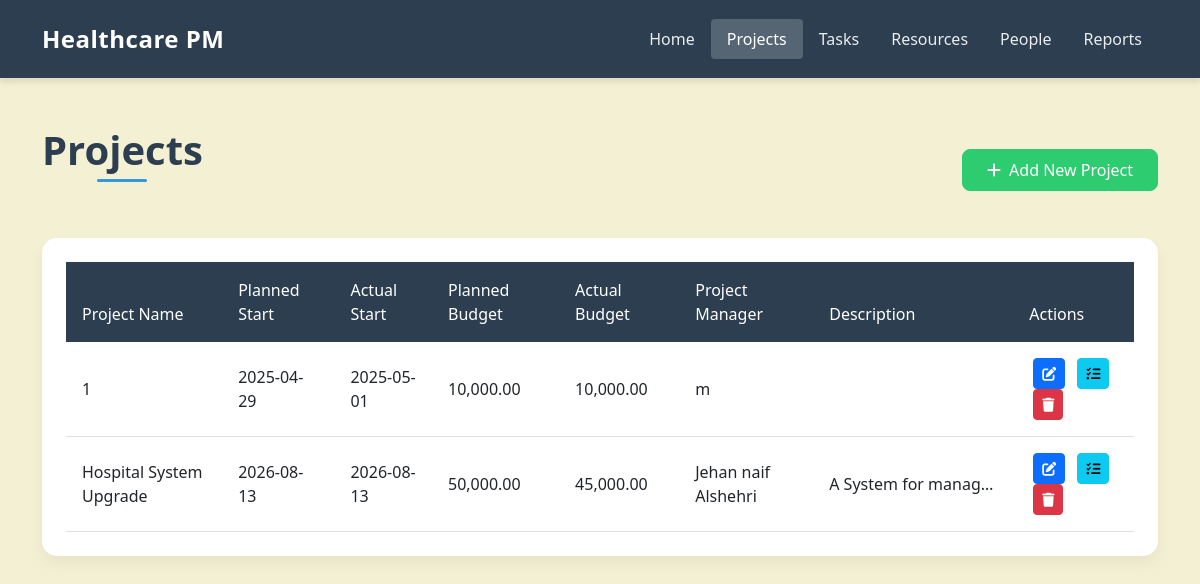
The app's page /projects.php with its own data.
### tables this page shows
CREATE TABLE `tbl_project` (
  `project_id` int(11) NOT NULL,
  `project_name` varchar(150) NOT NULL,
  `plan_start_date` date DEFAULT NULL,
  `actual_start_date` date DEFAULT NULL,
  `plan_budget` decimal(12,2) DEFAULT NULL,
  `actual_budget` decimal(12,2) DEFAULT NULL,
  `project_manager_id` int(11) DEFAULT NULL,
  `project_description` text DEFAULT NULL
);

CREATE TABLE `tbl_people` (
  `id` int(11) NOT NULL,
  `name` varchar(100) NOT NULL,
  `email` varchar(100) NOT NULL,
  `address` varchar(255) DEFAULT NULL,
  `phone` varchar(20) DEFAULT NULL
);

### projects.php (the view, shortened to what this page needs)
<?php
require_once 'db.php';
try {
    $sql = "SELECT p.*, m.name as manager_name
            FROM tbl_project p
            LEFT JOIN tbl_people m ON p.project_manager_id = m.id
            ORDER BY p.project_name";
    $stmt = $conn->query($sql);
    $projects = $stmt->fetchAll();
} catch(PDOException $e) {
    $error = "Error fetching data: " . $e->getMessage();
}
?>
<!DOCTYPE html>
<html lang="en">
<head>
    <link href="https://cdn.jsdelivr.net/npm/bootstrap@5.3.0/dist/css/bootstrap.min.css" rel="stylesheet">
    <link rel="stylesheet" href="https://cdnjs.cloudflare.com/ajax/libs/font-awesome/6.0.0/css/all.min.css">
    <link rel="stylesheet" href="https://cdn.jsdelivr.net/npm/sweetalert2@11.7.32/dist/sweetalert2.min.css">
</head>
<body>
    <nav class="navbar navbar-expand-lg navbar-dark">
        <div class="container">
            <a class="navbar-brand" href="index.php">Healthcare PM</a>
            <div class="collapse navbar-collapse" id="navbarNav">
                <ul class="navbar-nav ms-auto">
                    <li class="nav-item">
                        <a class="nav-link" href="index.php">Home</a>
                    </li>
                    <li class="nav-item">
                        <a class="nav-link active" href="projects.php">Projects</a>
                    </li>
                    <li class="nav-item">
                        <a class="nav-link" href="view_tasks.php">Tasks</a>
                    </li>
                    <li class="nav-item">
                        <a class="nav-link" href="resources.php">Resources</a>
                    </li>
                    <li class="nav-item">
                        <a class="nav-link" href="add_people.php">People</a>
                    </li>
                    <li class="nav-item">
                        <a class="nav-link" href="reports.php">Reports</a>
                    </li>
                </ul>
            </div>
        </div>
    </nav>
    <div class="container py-5">
        <div class="d-flex justify-content-between align-items-center mb-4">
            <h1 class="page-title">Projects</h1>
            <button type="button" class="btn btn-add" onclick="showAddProjectModal()">
                <i class="fas fa-plus me-2"></i>Add New Project
            </button>
        </div>
        <div class="table-container">
            <div class="table-responsive">
                <table class="table table-hover">
                    <thead>
                        <tr>
                            <th>Project Name</th>
                            <th>Planned Start</th>
                            <th>Actual Start</th>
                            <th>Planned Budget</th>
                            <th>Actual Budget</th>
                            <th>Project Manager</th>
                            <th>Description</th>
                            <th>Actions</th>
                        </tr>
                    </thead>
                    <tbody>
                        <?php if (isset($projects) && !empty($projects)): ?>
                            <?php foreach ($projects as $project): ?>
                                <tr>
                                    <td><?php echo htmlspecialchars($project['project_name']); ?></td>
                                    <td><?php echo $project['plan_start_date'] ? date('Y-m-d', strtotime($project['plan_start_date'])) : '-'; ?></td>
                                    <td><?php echo $project['actual_start_date'] ? date('Y-m-d', strtotime($project['actual_start_date'])) : '-'; ?></td>
                                    <td><?php echo $project['plan_budget'] ? number_format($project['plan_budget'], 2) : '-'; ?></td>
                                    <td><?php echo $project['actual_budget'] ? number_format($project['actual_budget'], 2) : '-'; ?></td>
                                    <td><?php echo htmlspecialchars($project['manager_name'] ?? 'Not Assigned'); ?></td>
                                    <td class="description-cell" title="<?php echo htmlspecialchars($project['project_description']); ?>">
                                        <?php echo htmlspecialchars($project['project_description']); ?>
                                    </td>
                                    <td>
                                      <button type="button" class="btn btn-sm btn-primary btn-action" title="Edit"
    onclick='showEditProjectModal(<?php echo json_encode($project); ?>)'>
    <i class="fas fa-edit"></i>
</button>
                                        <a href="view_tasks.php?project_id=<?php echo $project['project_id']; ?>" class="btn btn-sm btn-info btn-action" title="View Tasks">
                                            <i class="fas fa-tasks"></i>
                                        </a>
                                        <button type="button" class="btn btn-sm btn-danger btn-action" title="Delete"
                                                onclick="confirmDelete(<?php echo $project['project_id']; ?>)">
                                            <i class="fas fa-trash"></i>
                                        </button>
                                    </td>
                                </tr>
                            <?php endforeach; ?>
                        <?php else: ?>
                            <tr>
                                <td colspan="8" class="text-center">No projects found</td>
                            </tr>
                        <?php endif; ?>
                    </tbody>
                </table>
            </div>
        </div>
    </div>
</body>
</html>

### projects.php (style rules this page uses)
:root { --primary-color: #2c3e50; --secondary-color: #3498db; --accent-color: #2ecc71; --light-bg:#f3f0d3; --card-bg: #ffffff; --text-primary: #2c3e50; --text-secondary: #666666; }
body { font-family: 'Segoe UI', Tahoma, Geneva, Verdana, sans-serif; background-color: var(--light-bg); color: var(--text-primary); }
.navbar { background-color: var(--primary-color); box-shadow: 0 4px 6px rgba(0,0,0,0.1); padding: 1rem 0; }
.navbar-brand { color: white !important; font-weight: 700; font-size: 1.5rem; letter-spacing: 0.5px; }
.nav-link { color: rgba(255,255,255,0.9) !important; font-weight: 500; padding: 0.5rem 1rem !important; transition: all 0.3s ease; border-radius: 4px; }
.nav-link.active { background-color: rgba(255,255,255,0.2); color: white !important; }
.page-title { color: var(--text-primary); font-weight: 700; margin-bottom: 2rem; position: relative; padding-bottom: 0.5rem; }
.page-title::after { content: ''; position: absolute; bottom: 0; left: 50%; transform: translateX(-50%); width: 50px; height: 3px; background: var(--secondary-color); border-radius: 2px; }
.table-container { background-color: var(--card-bg); border-radius: 15px; box-shadow: 0 8px 16px rgba(0,0,0,0.05); padding: 1.5rem; margin-bottom: 2rem; }
.table { margin-bottom: 0; }
.table thead th { background-color: var(--primary-color); color: white; font-weight: 500; border: none; padding: 1rem; }
.table tbody td { padding: 1rem; vertical-align: middle; }
.btn-action { padding: 0.25rem 0.5rem; margin: 0 0.25rem; border-radius: 4px; transition: all 0.3s ease; }
.btn-add { background-color: var(--accent-color); border-color: var(--accent-color); color: white; padding: 0.5rem 1.5rem; font-weight: 500; border-radius: 8px; transition: all 0.3s ease; }
.description-cell { max-width: 200px; white-space: nowrap; overflow: hidden; text-overflow: ellipsis; }

### records on screen
tbl_project: project_name "1", plan_start_date "2025-04-29", actual_start_date "2025-05-01", plan_budget "10,000.00", actual_budget "10,000.00", project_manager.name "m"
tbl_project: project_name "Hospital System Upgrade", plan_start_date "2026-08-13", actual_start_date "2026-08-13", plan_budget "50,000.00", actual_budget "45,000.00", project_manager.name "Jehan naif Alshehri", project_description "A System for manag…"
